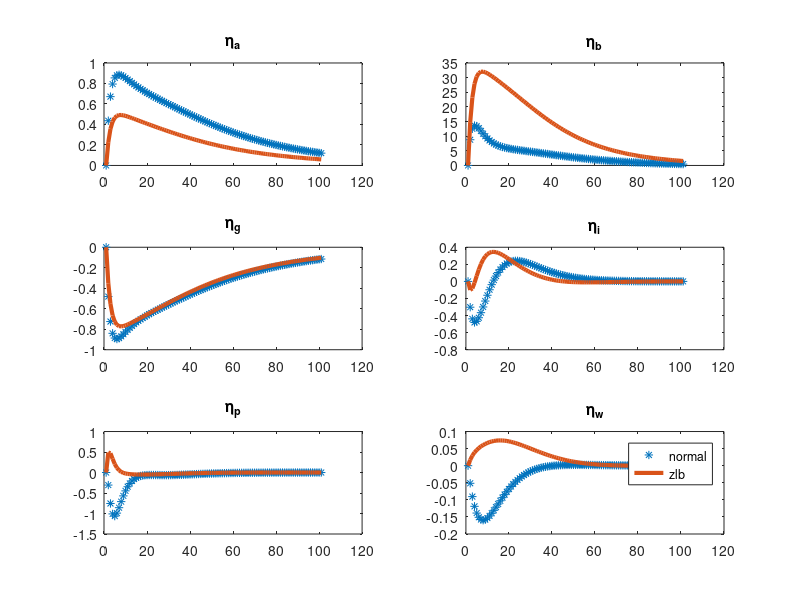

Reproduce this figure in MATLAB. (Note: this script raises an error after producing the figure.)
clear;clc;close all;
load('impREE_subSample_rise.mat');

figure('Name','impulse responses-consumption','units','normalized','outerposition',[0 0 1 1]);
shocks={'\eta_a','\eta_b','\eta_g','\eta_i','\eta_r','\eta_p','\eta_w'};
index=0;
for jj=[1 2 3 4 6 7]
    index=index+1;
subplot(3,2,index);
plot(impREE_normal(:,1,index),'*');
hold on;
plot(impREE_zlb(:,1,index),'lineWidth',3);
title(shocks(jj));
end
legend('normal','zlb');

fig = gcf;
fig.PaperPositionMode = 'auto'
fig_pos = fig.PaperPosition;
fig.PaperSize = [fig_pos(3) fig_pos(4)];
print(fig,'rise_impresp_cons','-dpdf');

figure('Name','impulse responses-investment','units','normalized','outerposition',[0 0 1 1]);
shocks={'\eta_a','\eta_b','\eta_g','\eta_i','\eta_r','\eta_p','\eta_w'};
index=0;
for jj=[1 2 3 4 6 7]
    index=index+1;
subplot(3,2,index);
plot(impREE_normal(:,2,index),'*');
hold on;
plot(impREE_zlb(:,2,index),'lineWidth',3);
title(shocks(jj));
end
legend('normal','zlb');

fig = gcf;
fig.PaperPositionMode = 'auto'
fig_pos = fig.PaperPosition;
fig.PaperSize = [fig_pos(3) fig_pos(4)];
print(fig,'rise_impresp_inve','-dpdf');


figure('Name','impulse responses-output','units','normalized','outerposition',[0 0 1 1]);
shocks={'\eta_a','\eta_b','\eta_g','\eta_i','\eta_r','\eta_p','\eta_w'};
index=0;
for jj=[1 2 3 4 6 7]
    index=index+1;
subplot(3,2,index);
plot(impREE_normal(:,3,index),'*');
hold on;
plot(impREE_zlb(:,3,index),'lineWidth',3);
title(shocks(jj));
end
legend('normal','zlb');

fig = gcf;
fig.PaperPositionMode = 'auto'
fig_pos = fig.PaperPosition;
fig.PaperSize = [fig_pos(3) fig_pos(4)];
print(fig,'rise_impresp_output','-dpdf');

figure('Name','impulse responses-inflation','units','normalized','outerposition',[0 0 1 1]);
shocks={'\eta_a','\eta_b','\eta_g','\eta_i','\eta_r','\eta_p','\eta_w'};
index=0;
for jj=[1 2 3 4 6 7]
    index=index+1;
subplot(3,2,index);
plot(impREE_normal(:,4,index),'*');
hold on;
plot(impREE_zlb(:,4,index),'lineWidth',3);
title(shocks(jj));
end
legend('normal','zlb');

fig = gcf;
fig.PaperPositionMode = 'auto'
fig_pos = fig.PaperPosition;
fig.PaperSize = [fig_pos(3) fig_pos(4)];
print(fig,'rise_impresp_pinf','-dpdf');
